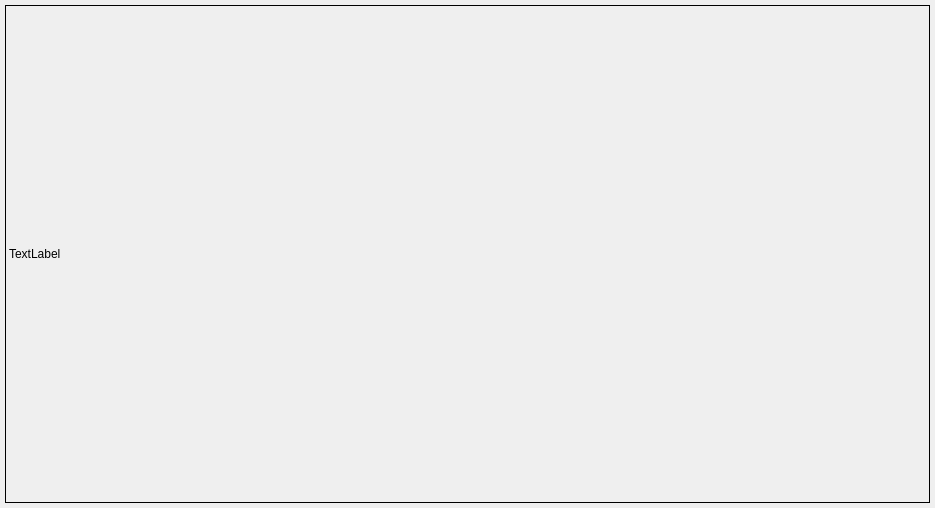
<?xml version="1.0" encoding="UTF-8"?>
<ui version="4.0">
 <class>Widget</class>
 <widget class="QWidget" name="Widget">
  <property name="geometry">
   <rect>
    <x>0</x>
    <y>0</y>
    <width>935</width>
    <height>508</height>
   </rect>
  </property>
  <property name="windowTitle">
   <string>Widget</string>
  </property>
  <layout class="QGridLayout" name="gridLayout">
   <property name="leftMargin">
    <number>5</number>
   </property>
   <property name="topMargin">
    <number>5</number>
   </property>
   <property name="rightMargin">
    <number>5</number>
   </property>
   <property name="bottomMargin">
    <number>5</number>
   </property>
   <property name="spacing">
    <number>0</number>
   </property>
   <item row="0" column="0">
    <widget class="mylabel" name="label">
     <property name="frameShape">
      <enum>QFrame::Box</enum>
     </property>
     <property name="frameShadow">
      <enum>QFrame::Plain</enum>
     </property>
     <property name="text">
      <string>TextLabel</string>
     </property>
    </widget>
   </item>
  </layout>
 </widget>
 <customwidgets>
  <customwidget>
   <class>mylabel</class>
   <extends>QLabel</extends>
   <header location="global">mylabel.h</header>
  </customwidget>
 </customwidgets>
 <resources/>
 <connections/>
</ui>
